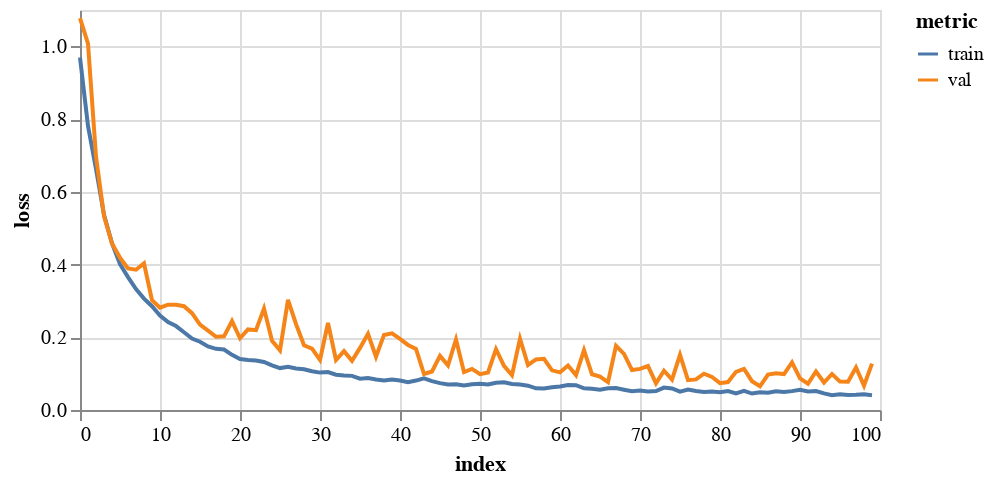

The notebook cell this image was saved under:
### Markdown cell above
## 4. Leave one out

### Code cell
checkptFiles = {}
for trainName, trainSet in trainSets.items():
    allTrainData, allValData = [], []
    print('training on all but '+ trainName)
    for name, data in trainSets.items():
        if name != trainName:
            allTrainData = allTrainData + data
            allValData = allValData + valSets[name]

    gcn = FeaStNet()
    history = gcn.trainModel(allTrainData, allValData, epochs=epochs, batch_size=256, flatten=True, logTrans=False, 
                             ssTrans=True, saveDir=saveDir+'allBut_'+ trainName)

    display(plotHistory(history))

    # test
    print('testing on '+trainName+'\n')
    resultsDict = gcn.testModel(testSets[trainName], level='field')
    resultsDict['Trained on'] = ['all groups but test group']*len(resultsDict['mse'])
    resultsDict['Tested on'] = [trainName]*len(resultsDict['mse'])
    results = pivotDict(resultsDict)
    resultsList.extend(results)
    
    # note checkpoint files for use in transfer learning
    checkptFiles[trainName] = gcn.checkptFile
    
pd.DataFrame(resultsList)

### Figure 1 — Vega-Lite specification as saved in the notebook (floating-point values rounded to 4 significant figures)
{"config": {"view": {"continuousWidth": 400, "continuousHeight": 300}}, "data": {"name": "data-34584b325a7af0355e0d69b4c88b1116"}, "mark": "line", "encoding": {"color": {"type": "nominal", "field": "metric"}, "tooltip": [{"type": "quantitative", "field": "epoch"}, {"type": "quantitative", "field": "value"}], "x": {"type": "quantitative", "field": "index"}, "y": {"type": "quantitative", "axis": {"title": "loss"}, "field": "value"}}, "height": 200, "transform": [{"fold": ["train", "val"], "as": ["metric", "value"]}], "width": 400, "$schema": "https://vega.github.io/schema/vega-lite/v4.8.1.json", "datasets": {"data-34584b325a7af0355e0d69b4c88b1116": [{"index": 0, "train": 0.9693, "val": 1.078}, {"index": 1, "train": 0.7811, "val": 1.008}, {"index": 2, "train": 0.6633, "val": 0.697}, {"index": 3, "train": 0.5365, "val": 0.5334}, {"index": 4, "train": 0.4584, "val": 0.458}, {"index": 5, "train": 0.4009, "val": 0.4186}, {"index": 6, "train": 0.3654, "val": 0.3893}, {"index": 7, "train": 0.3324, "val": 0.3857}, {"index": 8, "train": 0.3063, "val": 0.4032}, {"index": 9, "train": 0.2853, "val": 0.3022}, {"index": 10, "train": 0.2599, "val": 0.2816}, {"index": 11, "train": 0.2416, "val": 0.2896}, {"index": 12, "train": 0.2309, "val": 0.2893}, {"index": 13, "train": 0.2138, "val": 0.2855}, {"index": 14, "train": 0.1967, "val": 0.2662}, {"index": 15, "train": 0.1876, "val": 0.2348}, {"index": 16, "train": 0.1747, "val": 0.2181}, {"index": 17, "train": 0.1681, "val": 0.2013}, {"index": 18, "train": 0.1664, "val": 0.2025}, {"index": 19, "train": 0.1516, "val": 0.2444}, {"index": 20, "train": 0.1403, "val": 0.1973}, {"index": 21, "train": 0.1376, "val": 0.2215}, {"index": 22, "train": 0.136, "val": 0.2195}, {"index": 23, "train": 0.132, "val": 0.2791}, {"index": 24, "train": 0.1229, "val": 0.1902}, {"index": 25, "train": 0.1153, "val": 0.1641}, {"index": 26, "train": 0.119, "val": 0.3029}, {"index": 27, "train": 0.114, "val": 0.2366}, {"index": 28, "train": 0.1119, "val": 0.1779}, {"index": 29, "train": 0.1068, "val": 0.1689}, {"index": 30, "train": 0.1029, "val": 0.1379}, {"index": 31, "train": 0.1043, "val": 0.2392}, {"index": 32, "train": 0.09716, "val": 0.1374}, {"index": 33, "train": 0.09476, "val": 0.1619}, {"index": 34, "train": 0.09386, "val": 0.1351}, {"index": 35, "train": 0.08603, "val": 0.1708}, {"index": 36, "train": 0.08772, "val": 0.2097}, {"index": 37, "train": 0.08387, "val": 0.1465}, {"index": 38, "train": 0.08099, "val": 0.2064}, {"index": 39, "train": 0.08382, "val": 0.211}, {"index": 40, "train": 0.08094, "val": 0.1955}, {"index": 41, "train": 0.07646, "val": 0.1788}, {"index": 42, "train": 0.08099, "val": 0.1678}, {"index": 43, "train": 0.08729, "val": 0.09898}, {"index": 44, "train": 0.07935, "val": 0.1059}, {"index": 45, "train": 0.07391, "val": 0.1487}, {"index": 46, "train": 0.07019, "val": 0.1228}, {"index": 47, "train": 0.07097, "val": 0.1941}, {"index": 48, "train": 0.06759, "val": 0.1042}, {"index": 49, "train": 0.07085, "val": 0.1131}, {"index": 50, "train": 0.07193, "val": 0.09876}, {"index": 51, "train": 0.06995, "val": 0.1032}, {"index": 52, "train": 0.07485, "val": 0.1672}, {"index": 53, "train": 0.07598, "val": 0.1214}, {"index": 54, "train": 0.07162, "val": 0.09565}, {"index": 55, "train": 0.07, "val": 0.1962}, {"index": 56, "train": 0.06687, "val": 0.1238}, {"index": 57, "train": 0.0596, "val": 0.139}, {"index": 58, "train": 0.05928, "val": 0.1409}, {"index": 59, "train": 0.06273, "val": 0.1091}, {"index": 60, "train": 0.06482, "val": 0.1035}, {"index": 61, "train": 0.06856, "val": 0.1222}, {"index": 62, "train": 0.06839, "val": 0.09593}, {"index": 63, "train": 0.05958, "val": 0.1646}, {"index": 64, "train": 0.05859, "val": 0.09826}, {"index": 65, "train": 0.05601, "val": 0.09194}, {"index": 66, "train": 0.0597, "val": 0.07678}, {"index": 67, "train": 0.06023, "val": 0.1765}, {"index": 68, "train": 0.05571, "val": 0.1542}, {"index": 69, "train": 0.05138, "val": 0.1098}, {"index": 70, "train": 0.05333, "val": 0.113}, {"index": 71, "train": 0.05066, "val": 0.1208}, {"index": 72, "train": 0.05198, "val": 0.07311}, {"index": 73, "train": 0.06162, "val": 0.108}, {"index": 74, "train": 0.05925, "val": 0.08386}, {"index": 75, "train": 0.05032, "val": 0.1515}, {"index": 76, "train": 0.05612, "val": 0.08206}, {"index": 77, "train": 0.05244, "val": 0.08417}, {"index": 78, "train": 0.04983, "val": 0.09979}, {"index": 79, "train": 0.05092, "val": 0.091}, {"index": 80, "train": 0.04868, "val": 0.07386}, {"index": 81, "train": 0.05186, "val": 0.07679}, {"index": 82, "train": 0.04582, "val": 0.1048}, {"index": 83, "train": 0.0528, "val": 0.1129}, {"index": 84, "train": 0.04525, "val": 0.07919}, {"index": 85, "train": 0.04897, "val": 0.06527}, {"index": 86, "train": 0.04739, "val": 0.0975}, {"index": 87, "train": 0.05175, "val": 0.1012}, {"index": 88, "train": 0.04966, "val": 0.09887}, {"index": 89, "train": 0.05187, "val": 0.1308}, {"index": 90, "train": 0.05564, "val": 0.0867}, {"index": 91, "train": 0.0508, "val": 0.07248}, {"index": 92, "train": 0.05206, "val": 0.106}, {"index": 93, "train": 0.04564, "val": 0.07559}, {"index": 94, "train": 0.04063, "val": 0.09903}, {"index": 95, "train": 0.04349, "val": 0.07805}, {"index": 96, "train": 0.04113, "val": 0.07747}, {"index": 97, "train": 0.04182, "val": 0.117}, {"index": 98, "train": 0.04338, "val": 0.06718}, {"index": 99, "train": 0.04074, "val": 0.1277}]}}
